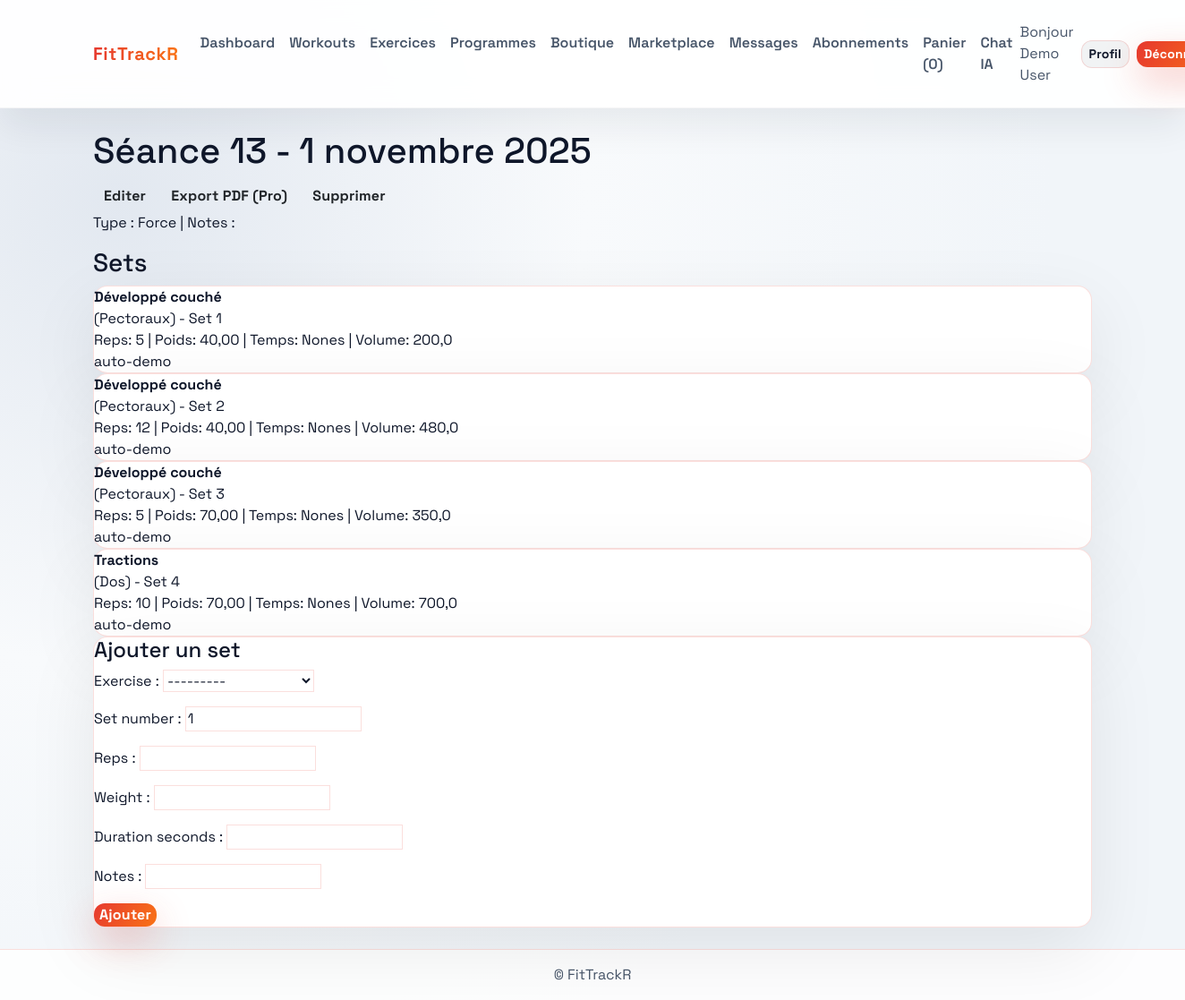
The page /workouts/133/ (signed in) on the database its author committed.
### users/models.py (models this page shows, shortened)
class CustomUser(AbstractBaseUser, PermissionsMixin):
    email = models.EmailField(unique=True)
    first_name = models.CharField(max_length=50, blank=True)
    last_name = models.CharField(max_length=50, blank=True)
    is_staff = models.BooleanField(default=False)
    is_active = models.BooleanField(default=True)
    date_joined = models.DateTimeField(default=timezone.now)
    objects = CustomUserManager()
    USERNAME_FIELD = "email"
    REQUIRED_FIELDS = []
    class Meta:
        ordering = ["-date_joined"]
    @property
    def full_name(self):
        return f"{self.first_name} {self.last_name}".strip() or self.email

### workouts/models.py (models this page shows, shortened)
class Workout(models.Model):
    user = models.ForeignKey(settings.AUTH_USER_MODEL, on_delete=models.CASCADE, related_name="workouts")
    title = models.CharField(max_length=150)
    date = models.DateField(default=timezone.now)
    workout_type = models.CharField(max_length=20, choices=WORKOUT_TYPES, default="strength")
    notes = models.TextField(blank=True)
    created_at = models.DateTimeField(auto_now_add=True)
    class Meta:
        ordering = ["-date", "-created_at"]

class WorkoutSet(models.Model):
    workout = models.ForeignKey(Workout, on_delete=models.CASCADE, related_name="sets")
    exercise = models.ForeignKey(Exercise, on_delete=models.CASCADE, related_name="sets")
    set_number = models.PositiveIntegerField(default=1)
    reps = models.PositiveIntegerField(null=True, blank=True)
    weight = models.DecimalField(max_digits=6, decimal_places=2, null=True, blank=True)
    duration_seconds = models.PositiveIntegerField(null=True, blank=True)
    notes = models.CharField(max_length=255, blank=True)
    created_at = models.DateTimeField(auto_now_add=True)
    class Meta:
        ordering = ["workout", "set_number"]
    @property
    def volume(self):
        if self.reps and self.weight:
            return float(self.reps) * float(self.weight)
        return 0

class Exercise(models.Model):
    name = models.CharField(max_length=120)
    muscle_group = models.CharField(max_length=50, choices=MUSCLE_GROUPS)
    equipment = models.CharField(max_length=120, blank=True)
    description = models.TextField(blank=True)
    created_by = models.ForeignKey(settings.AUTH_USER_MODEL, on_delete=models.SET_NULL, null=True, blank=True)
    created_at = models.DateTimeField(auto_now_add=True)
    class Meta:
        ordering = ["name"]
        unique_together = ("name", "muscle_group")
    def __str__(self) -> str:
        return self.name

### workouts/views.py (the view, shortened to what this page needs)
# urls.py: path("<int:pk>/", views.workout_detail, name="workout_detail"),
@login_required
def workout_detail(request, pk):
    workout = get_object_or_404(Workout, pk=pk, user=request.user)
    set_form = WorkoutSetForm(request.POST or None)
    sets = workout.sets.select_related("exercise").all()
    return render(request, "workouts/workout_detail.html", {"workout": workout, "sets": sets, "set_form": set_form})

### workouts/forms.py
class WorkoutSetForm(forms.ModelForm):
    class Meta:
        model = WorkoutSet
        fields = ("exercise", "set_number", "reps", "weight", "duration_seconds", "notes")

### messaging/context_processors.py (called while the page is built)
def messaging_counts(request):
    if not request.user.is_authenticated:
        return {}
    inbox_unread = request.user.received_messages.filter(is_read=False).count()
    pending_requests = request.user.received_friend_requests.filter(status="pending").count()
    return {
        "messaging_unread": inbox_unread,
        "messaging_pending_requests": pending_requests,
    }

### shop/cart.py (called while the page is built)
    def __len__(self):
        return sum(self.cart.values())

### shop/context_processors.py (called while the page is built)
def cart(request):
    return {"cart": Cart(request)}

### subscriptions/utils.py (called while the page is built)
def ensure_default_plans():
    for plan_data in DEFAULT_PLANS:
        Plan.objects.get_or_create(
            code=plan_data["code"],
            defaults={
                "name": plan_data["name"],
                "level": plan_data["level"],
                "price": plan_data["price"],
                "description": plan_data["description"],
                "workout_limit_per_week": plan_data.get("workout_limit_per_week"),
                "features": plan_data.get("features", ""),
            },
        )

def ensure_free_plan(user):
    ensure_default_plans()
    if Subscription.objects.filter(user=user, active=True).exists():
        return
    free_plan = Plan.objects.get(code="free")
    Subscription.objects.create(user=user, plan=free_plan)

### workouts/templates/workouts/workout_detail.html (shortened to what this page needs)
{% extends 'base.html' %}
{% block content %}
<div class="flex-between">
    <h1>{{ workout.title }} - {{ workout.date }}</h1>
    <div>
        <a class="btn secondary" href="{% url 'workouts:workout_update' workout.pk %}">Editer</a>
        <a class="btn secondary" href="{% url 'workouts:workout_export' workout.pk %}">Export PDF (Pro)</a>
        <a class="btn secondary" href="{% url 'workouts:workout_delete' workout.pk %}">Supprimer</a>
    </div>
</div>
<p>Type : {{ workout.get_workout_type_display }} | Notes : {{ workout.notes }}</p>
<h3>Sets</h3>
{% for set in sets %}
    <div class="card">
        <strong>{{ set.exercise.name }}</strong> ({{ set.exercise.get_muscle_group_display }}) - Set {{ set.set_number }}
        <div>Reps: {{ set.reps }} | Poids: {{ set.weight }} | Temps: {{ set.duration_seconds }}s | Volume: {{ set.volume }}</div>
        <div>{{ set.notes }}</div>
    </div>
{% empty %}
    <p>Pas encore de sets.</p>
{% endfor %}
<div class="card">
    <h4>Ajouter un set</h4>
    <form method="post">
        {{ set_form.as_p }}
        <button type="submit">Ajouter</button>
    </form>
</div>
{% endblock %}

### templates/base.html (shortened to what this page needs)
{% load static %}
<!doctype html>
<html lang="fr">
<head>
    <link href="https://cdn.jsdelivr.net/npm/bootstrap@5.3.3/dist/css/bootstrap.min.css" rel="stylesheet">
    <link rel="stylesheet" href="https://cdn.jsdelivr.net/npm/bootstrap-icons@1.11.3/font/bootstrap-icons.css">
    <link rel="stylesheet" href="{% static 'styles.css' %}">
</head>
<body class="app-body">
    <header>
        <nav class="navbar navbar-expand-lg navbar-light glass-nav sticky-top py-3">
            <div class="container-xl">
                <a class="navbar-brand brand-gradient" href="{% url 'dashboard:home' %}">FitTrackR</a>
                <div class="collapse navbar-collapse" id="navbarNav">
                    <ul class="navbar-nav me-auto mb-2 mb-lg-0">
                        <li class="nav-item"><a class="nav-link nav-link-soft" href="{% url 'dashboard:home' %}">Dashboard</a></li>
                        <li class="nav-item"><a class="nav-link nav-link-soft" href="{% url 'workouts:workout_list' %}">Workouts</a></li>
                        <li class="nav-item"><a class="nav-link nav-link-soft" href="{% url 'workouts:exercise_list' %}">Exercices</a></li>
                        <li class="nav-item"><a class="nav-link nav-link-soft" href="{% url 'programs:program_list' %}">Programmes</a></li>
                        <li class="nav-item"><a class="nav-link nav-link-soft" href="{% url 'shop:product_list' %}">Boutique</a></li>
                        <li class="nav-item"><a class="nav-link nav-link-soft" href="{% url 'shop:marketplace_list' %}">Marketplace</a></li>
                        <li class="nav-item"><a class="nav-link nav-link-soft" href="{% url 'messaging:inbox' %}">Messages</a></li>
                        <li class="nav-item"><a class="nav-link nav-link-soft" href="{% url 'subscriptions:plans' %}">Abonnements</a></li>
                        <li class="nav-item"><a class="nav-link nav-link-soft" href="{% url 'shop:cart_detail' %}">Panier ({{ cart|length }})</a></li>
                        <li class="nav-item"><a class="nav-link nav-link-soft" href="{% url 'dashboard:ai_chat' %}">Chat IA</a></li>
                    </ul>
                    <div class="d-flex align-items-center gap-2">
                        {% if user.is_authenticated %}
                            <span class="navbar-text text-muted">Bonjour {{ user.full_name }}</span>
                            <a class="btn btn-ghost btn-sm" href="{% url 'users:profile' %}">Profil</a>
                            <a class="btn btn-primary btn-sm" href="{% url 'users:logout' %}">Déconnexion</a>
                        {% else %}
                            <a class="btn btn-ghost btn-sm" href="{% url 'users:login' %}">Connexion</a>
                            <a class="btn btn-primary btn-sm" href="{% url 'users:register' %}">Inscription</a>
                        {% endif %}
                    </div>
                </div>
            </div>
        </nav>
    </header>
    <main class="main-shell container-xl py-4">
        {% block content %}{% endblock %}
    </main>
    <footer class="site-footer text-center py-3">© FitTrackR</footer>
</body>
</html>

### static/styles.css (style rules this page uses)
:root { --bg: radial-gradient(circle at 10% 20%, #e2e8f0 0%, #f8fafc 35%, #f1f5f9 70%); --surface: #ffffff; --surface-strong: #f8fafc; --primary: #e6392f; --secondary: #2563eb; --accent: #12b886; --text: #0f172a; --muted: #475569; --border: rgba(230, 57, 47, 0.16); --border-strong: rgba(15, 23, 42, 0.08); --shadow: 0 25px 80px rgba(0, 0, 0, 0.08); --radius: 16px; }
* { box-sizing: border-box; }
body, .app-body { margin: 0; min-height: 100vh; background: var(--bg); color: var(--text); font-family: 'Space Grotesk', 'Segoe UI', sans-serif; }
a { color: var(--primary); text-decoration: none; }
.main-shell { padding-bottom: 3rem; }
.glass-nav { background: rgba(255, 255, 255, 0.92); backdrop-filter: blur(14px); border-bottom: 1px solid rgba(15, 23, 42, 0.04); box-shadow: 0 20px 40px rgba(15, 23, 42, 0.07); }
.navbar-brand { font-weight: 800; letter-spacing: 0.6px; }
.brand-gradient { background: linear-gradient(90deg, var(--primary), #f97316); -webkit-background-clip: text; color: transparent; animation: gradientShift 9s ease infinite; }
.nav-link-soft { color: var(--muted); font-weight: 600; position: relative; padding: 0.35rem 0.75rem; }
.nav-link-soft::after { content: ""; position: absolute; left: 0; bottom: 0.2rem; width: 100%; height: 2px; background: linear-gradient(90deg, var(--primary), var(--secondary)); transform: scaleX(0); transform-origin: left; transition: transform 0.2s ease; }
.site-footer { background: rgba(255, 255, 255, 0.85); border-top: 1px solid var(--border); color: var(--muted); }
.card, .alert, .list-group-item, .table { background: var(--surface); border: 1.5px solid var(--border); box-shadow: var(--shadow); color: var(--text); border-radius: var(--radius); transition: all 0.3s ease; }
.btn, button { border: none; border-radius: 12px; font-weight: 700; letter-spacing: 0.2px; transition: transform 0.1s ease, box-shadow 0.2s ease, background 0.2s ease, color 0.2s ease; }
.btn-primary, button, .btn.btn-primary { background: linear-gradient(120deg, var(--primary), #f97316); color: #fff; box-shadow: 0 16px 40px rgba(230, 57, 47, 0.28); border: none; }
.btn-ghost { background: rgba(15, 23, 42, 0.05); color: var(--text); border: 1px solid var(--border); }
.form-control, .form-select, textarea, input, select { background: #fff; border: 1px solid var(--border); color: var(--text); }
.muted, .text-muted { color: var(--muted) !important; }

### rows shown on the page
CustomUser: full_name "Demo User"
Workout: title "Séance 13", date "1 novembre 2025", workout_type "Force"
WorkoutSet: exercise.name "Développé couché", exercise.muscle_group "Pectoraux", set_number "1", reps "5", weight "40,00", duration_seconds "None", volume "200,0", notes "auto-demo"
WorkoutSet: exercise.name "Développé couché", exercise.muscle_group "Pectoraux", set_number "2", reps "12", weight "40,00", duration_seconds "None", volume "480,0", notes "auto-demo"
WorkoutSet: exercise.name "Développé couché", exercise.muscle_group "Pectoraux", set_number "3", reps "5", weight "70,00", duration_seconds "None", volume "350,0", notes "auto-demo"
WorkoutSet: exercise.name "Tractions", exercise.muscle_group "Dos", set_number "4", reps "10", weight "70,00", duration_seconds "None", volume "700,0", notes "auto-demo"

### other values the page prints
{{ cart|length }} "0"
